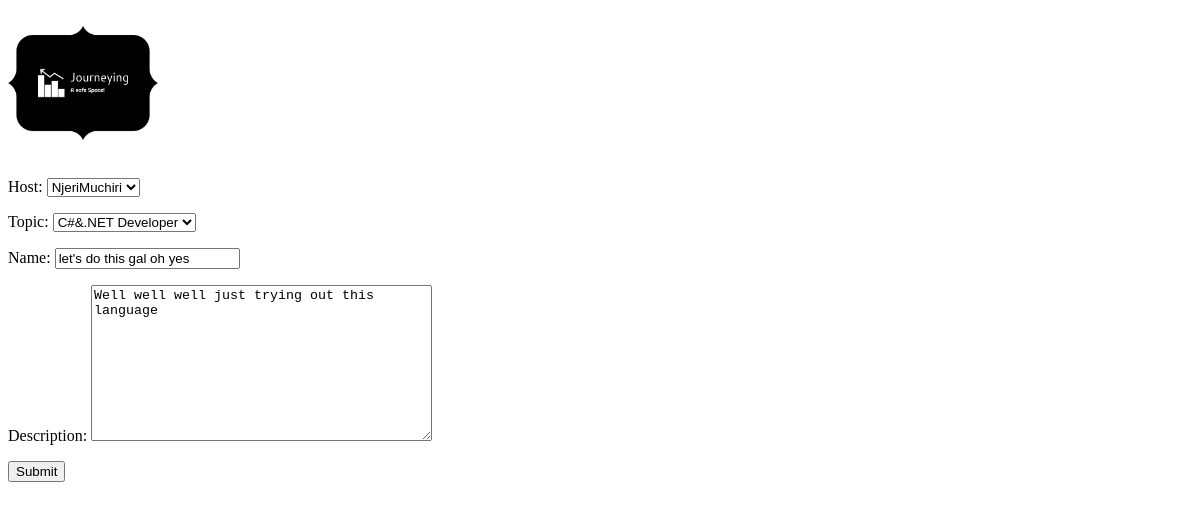
/update-chamber/5/, run on an earlier commit of the app's database.
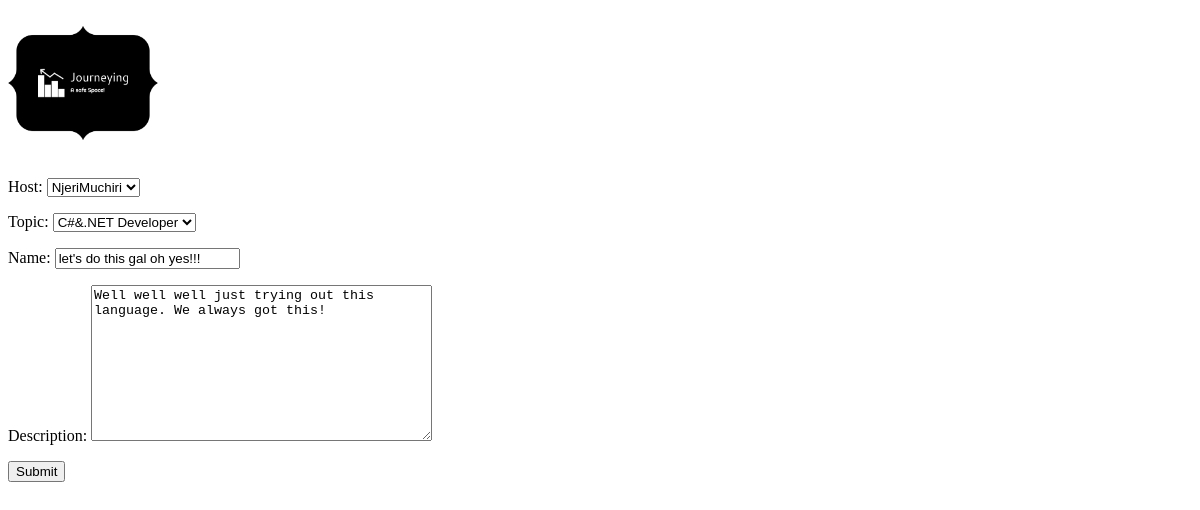
And on a later commit of the database.
### journeyingblogs/models.py (models this page shows, shortened)
class Topic(models.Model):
    name = models.CharField(max_length=200)
    def __str__(self):
        return self.name

class Chamber(models.Model):
    host = models.ForeignKey(User, on_delete=models.SET_NULL, null=True)
    topic = models.ForeignKey(Topic, on_delete=models.SET_NULL, null=True)
    name = models.CharField(max_length=200)
    description = models.TextField(null=True, blank=True)
    updated = models.DateTimeField(auto_now=True)
    created = models.DateTimeField(auto_now_add=True)
    class Meta:
       ordering = ['-updated', '-created']

### journeyingblogs/views.py (the view)
# urls.py: path('update-chamber/<str:pk>/', views.updateChamber, name="update-chamber"),
def updateChamber(request, pk):
    chamber = Chamber.objects.get(id=pk)
    form = ChamberForm(instance=chamber)
    if request.method == 'POST':
        form = ChamberForm(request.POST, instance=chamber)
        if form.is_valid():
            form.save()
            return redirect('homepage')
    context = {'form': form}
    return render(request, 'journeyingblogs/chamber_form.html', context)

### journeyingblogs/form.py
class ChamberForm(ModelForm):
    class Meta:
        model = Chamber
        fields = '__all__'

### journeyingblogs/templates/journeyingblogs/chamber_form.html (shortened to what this page needs)
{% extends 'main.html' %}
{% block content%}
<div>
    <form action="" method="POST">
         {{form.as_p}}
        <input type="submit" value="Submit">
    </form>
</div>
{% endblock %}

What changed in the data, as far as the page shows it:
changed Chamber "NjeriMuchiri": description "Well well well just trying out this language" → "Well well well just trying out this language. We always got this!"
changed through a linked row, Topic: name "let's do this gal oh yes" → "let's do this gal oh yes!!!"
